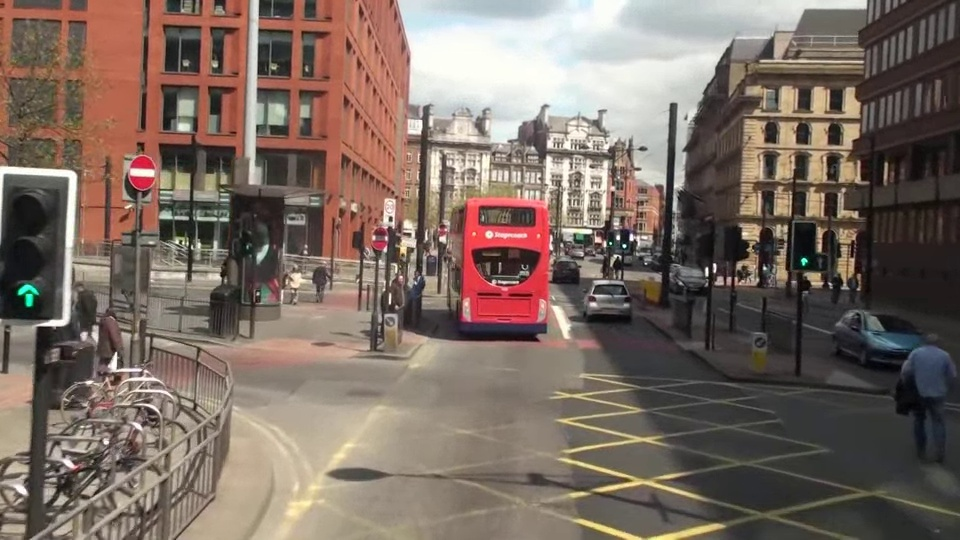
#> input picture L06_LocalFeature/src/mot_color70.jpg, 960 x 540 px
$ python 01_sift_feature_detection.py
#> lines starting #> are read from the running program, lines starting #| are printed output that depends on the picture
import cv2 as cv
import matplotlib.pyplot as plt

img = cv.imread('./src/mot_color70.jpg')
#> img is the input picture: shape (540, 960, 3); mean B, G, R 98.4, 107.7, 123.2
img_gray = cv.cvtColor(img, cv.COLOR_BGR2GRAY)
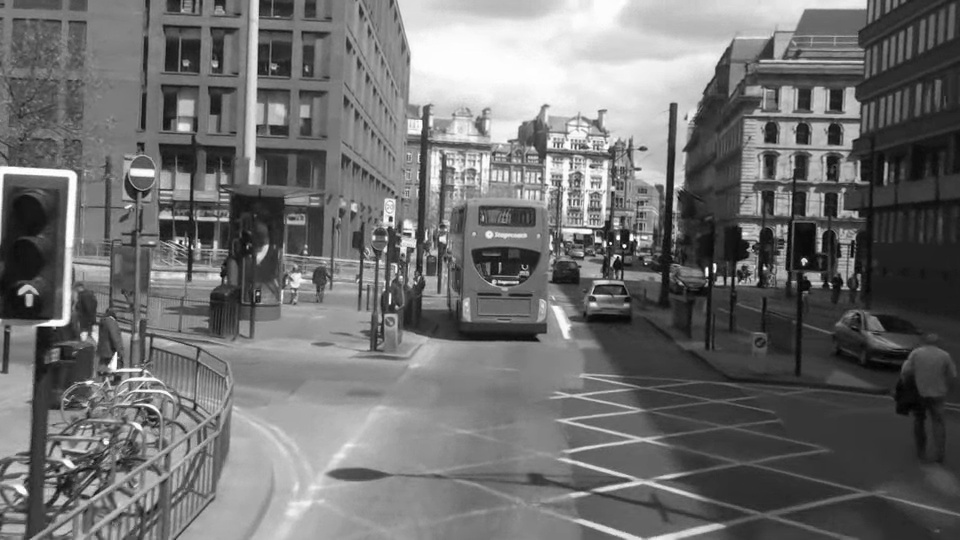
#> img_gray: shape (540, 960); min 1, max 255, mean 111.3

#SIFT 객체 생성 (nfeatures 조절 가능)
sift = cv.SIFT_create(nfeatures=1000)

#특징점 검출, 디스크립터 계산
keypoints, descriptors = sift.detectAndCompute(img_gray, None)
#> keypoints = 1000 keypoints; strongest (x, y, size): (624, 246, 2.5), (618, 238, 3.1), (804, 261, 4.3), (707, 269, 2.6)

img_sift = cv.drawKeypoints(
    img, keypoints, None,
    flags=cv.DRAW_MATCHES_FLAGS_DRAW_RICH_KEYPOINTS
)
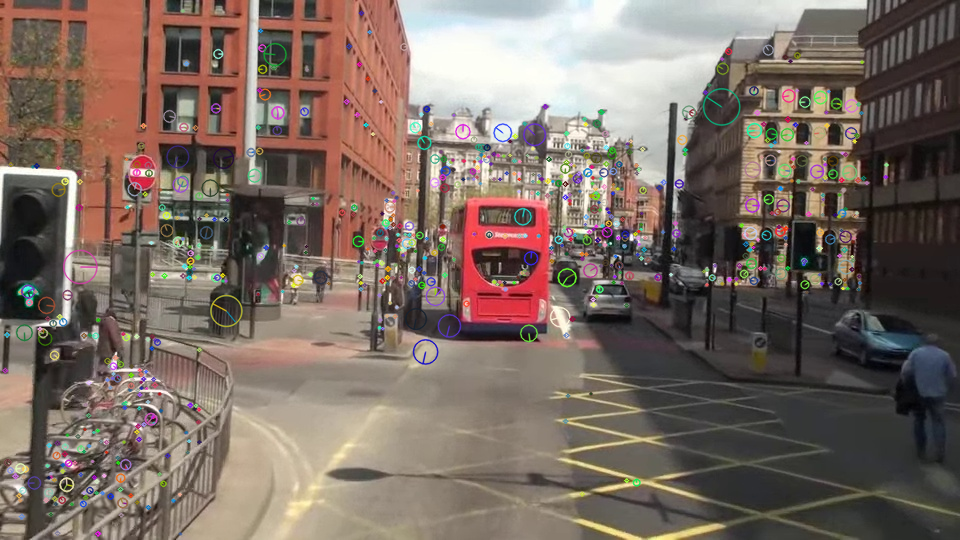
#> img_sift: shape (540, 960, 3); mean B, G, R 98.9, 107.8, 122.8

plt.figure(figsize=(14, 6))
plt.subplot(1, 2, 1)
plt.imshow(cv.cvtColor(img, cv.COLOR_BGR2RGB))
plt.title('Original Image')
plt.axis('off')

plt.subplot(1, 2, 2)
plt.imshow(cv.cvtColor(img_sift, cv.COLOR_BGR2RGB))
plt.title('SIFT Keypoints')
plt.axis('off')

plt.tight_layout()
plt.show()
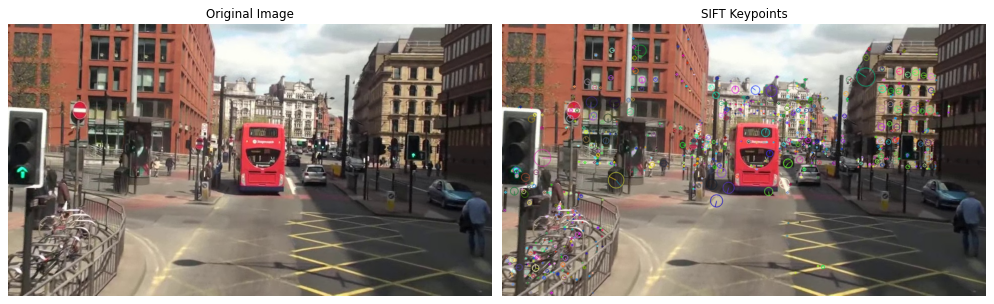
#> figure drawn by matplotlib, 2 panels

$ run again, with L06_LocalFeature/src/mot_color83.jpg copied over L06_LocalFeature/src/mot_color70.jpg
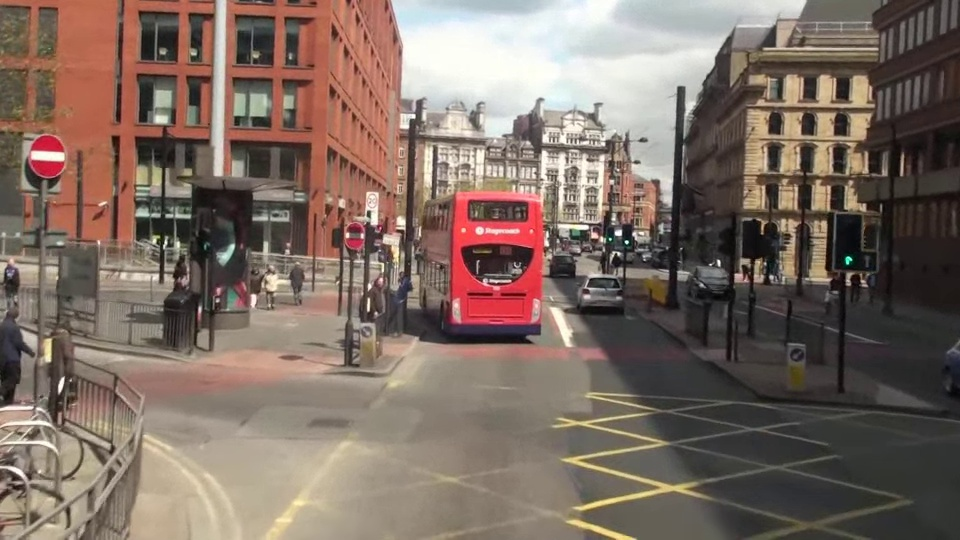
#> input picture L06_LocalFeature/src/mot_color83.jpg, 960 x 540 px
#> img is the input picture: shape (540, 960, 3); mean B, G, R 99.1, 108.8, 125.8
#> `img_gray = cv.cvtColor(img, cv.COLOR_BGR2GRAY)`:
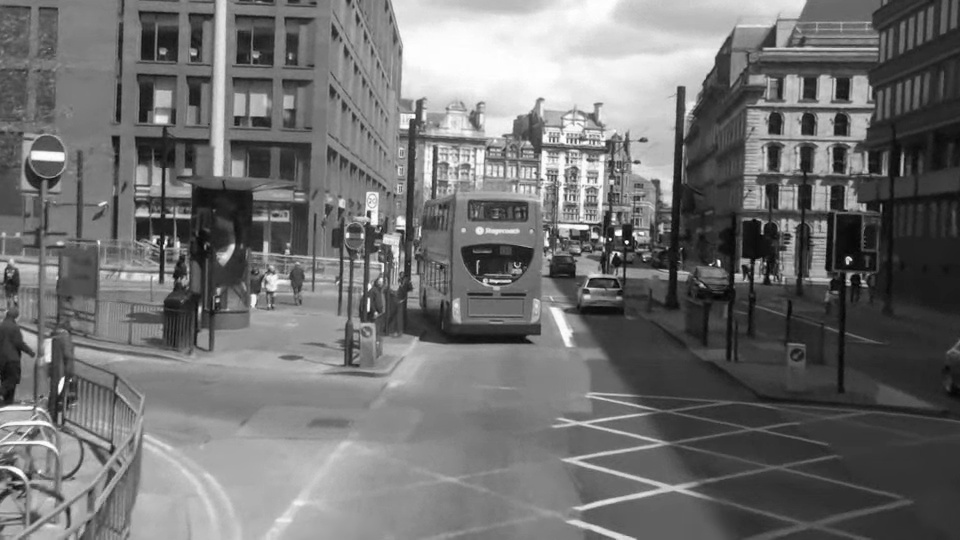
#> img_gray: shape (540, 960); min 1, max 255, mean 112.8
#> keypoints = 1000 keypoints; strongest (x, y, size): (627, 242, 2.5), (618, 233, 4.8), (610, 239, 1.9), (848, 260, 4.9)
#> `plt.show()`:
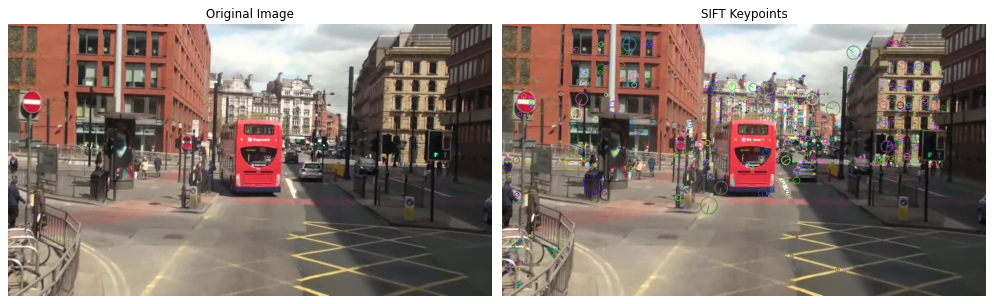
#> figure drawn by matplotlib, 2 panels

$ run again, with L06_LocalFeature/src/img1.jpg copied over L06_LocalFeature/src/mot_color70.jpg
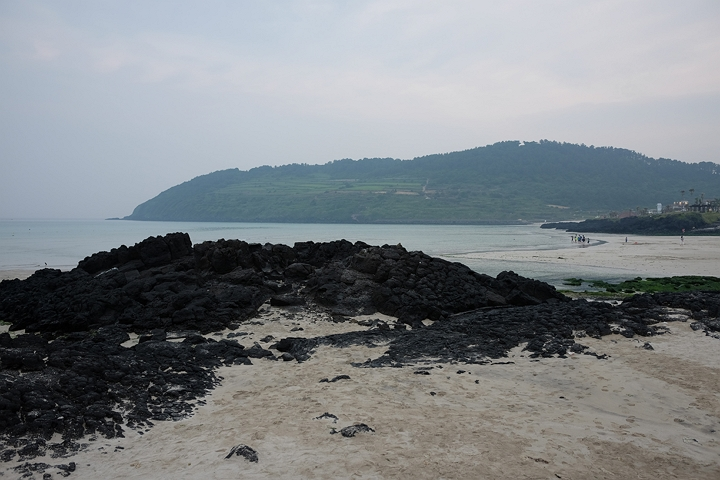
#> input picture L06_LocalFeature/src/img1.jpg, 720 x 480 px
#> img is the input picture: shape (480, 720, 3); mean B, G, R 134.2, 130.6, 125.7
#> `img_gray = cv.cvtColor(img, cv.COLOR_BGR2GRAY)`:
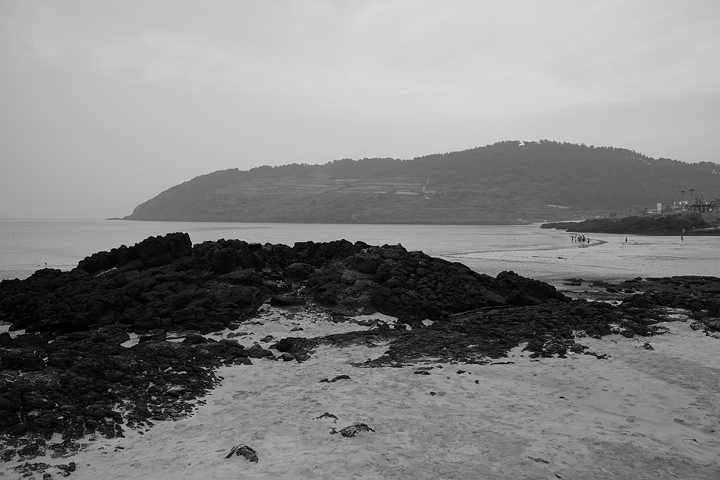
#> img_gray: shape (480, 720); min 0, max 219, mean 129.5
#> keypoints = 927 keypoints; strongest (x, y, size): (619, 303, 2.6), (427, 373, 2.2), (205, 368, 1.9), (440, 367, 2.1)
#> `plt.show()`:
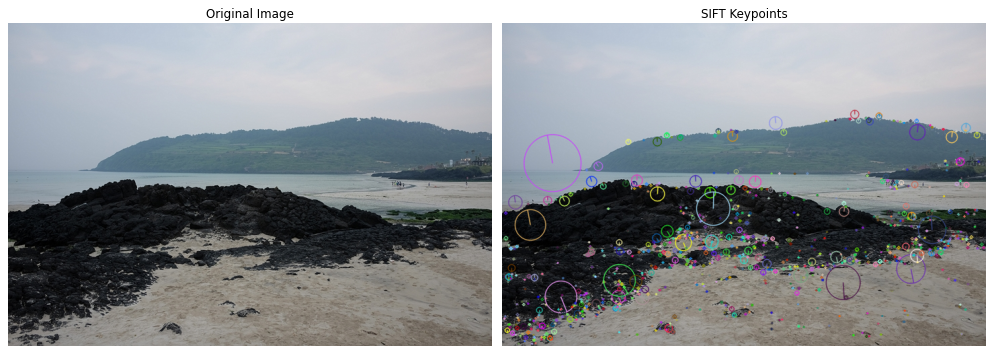
#> figure drawn by matplotlib, 2 panels

$ run again, with L06_LocalFeature/src/img2.jpg copied over L06_LocalFeature/src/mot_color70.jpg
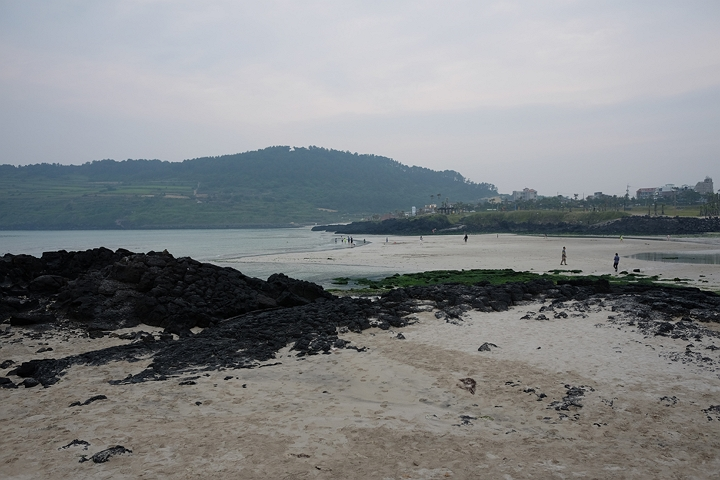
#> input picture L06_LocalFeature/src/img2.jpg, 720 x 480 px
#> img is the input picture: shape (480, 720, 3); mean B, G, R 134.4, 132.3, 129.6
#> `img_gray = cv.cvtColor(img, cv.COLOR_BGR2GRAY)`:
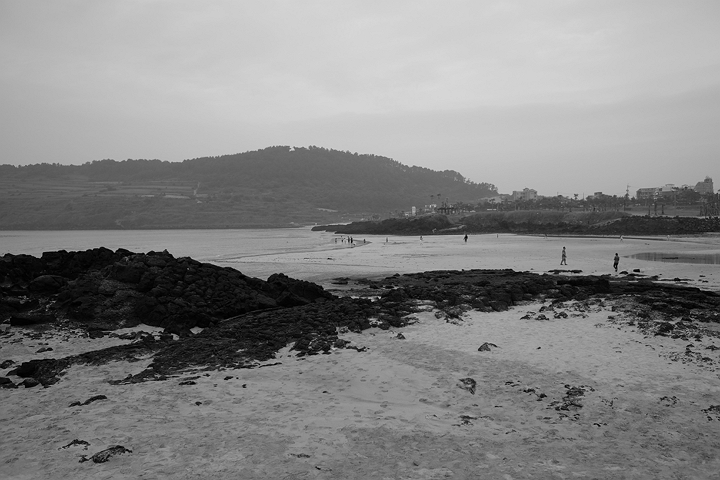
#> img_gray: shape (480, 720); min 0, max 218, mean 131.7
#> keypoints = 965 keypoints; strongest (x, y, size): (466, 237, 2), (638, 270, 2.3), (635, 270, 1.9), (244, 386, 2.5)
#> `plt.show()`:
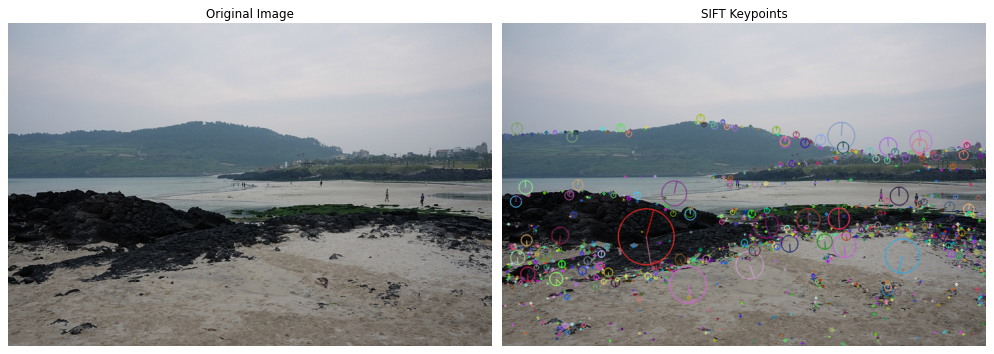
#> figure drawn by matplotlib, 2 panels
